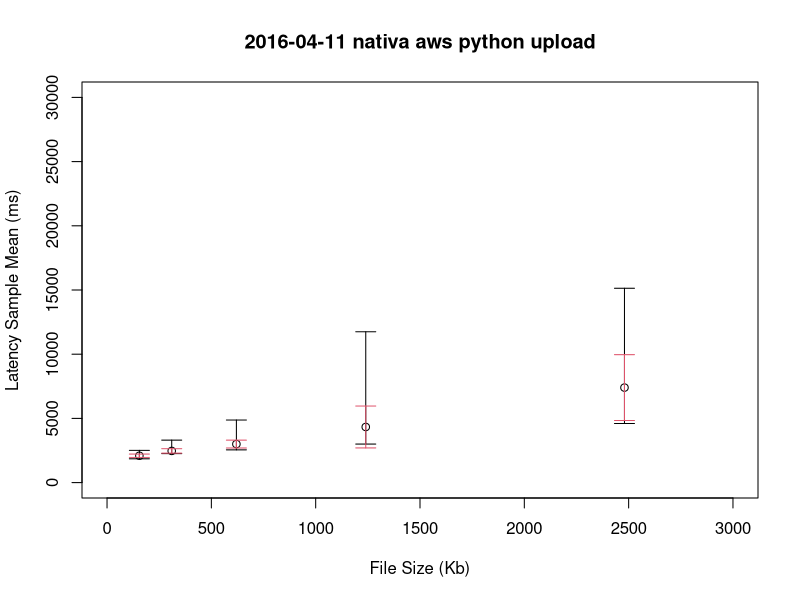
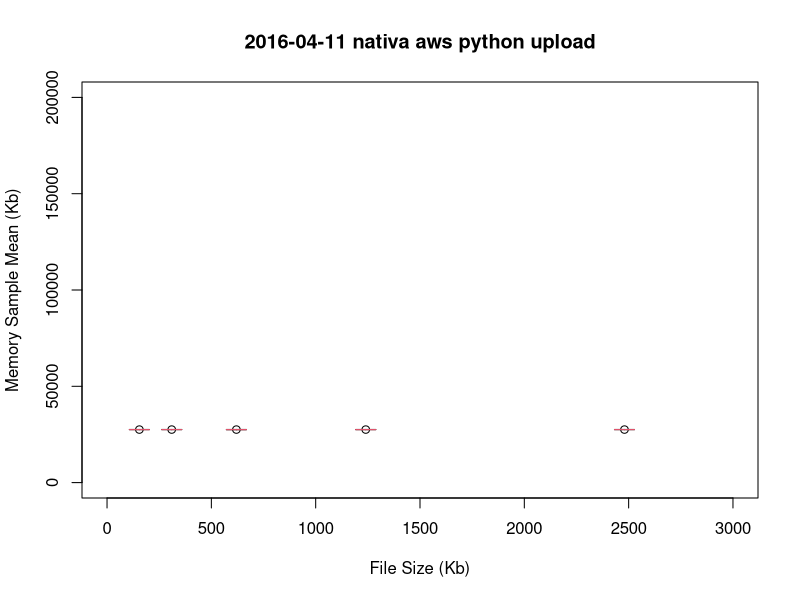
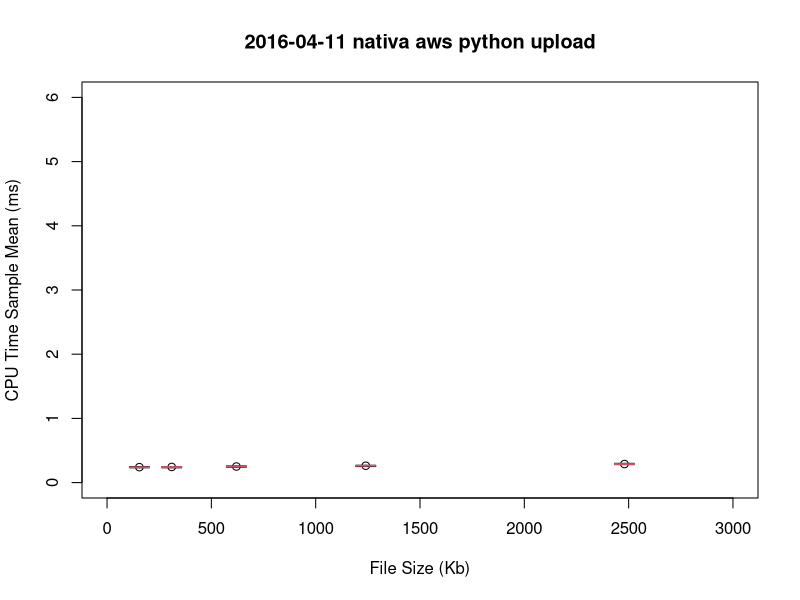
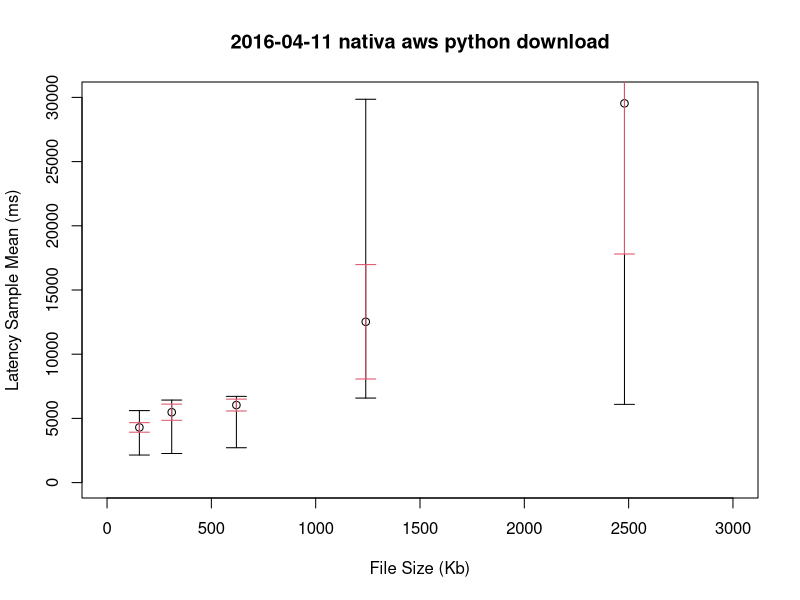
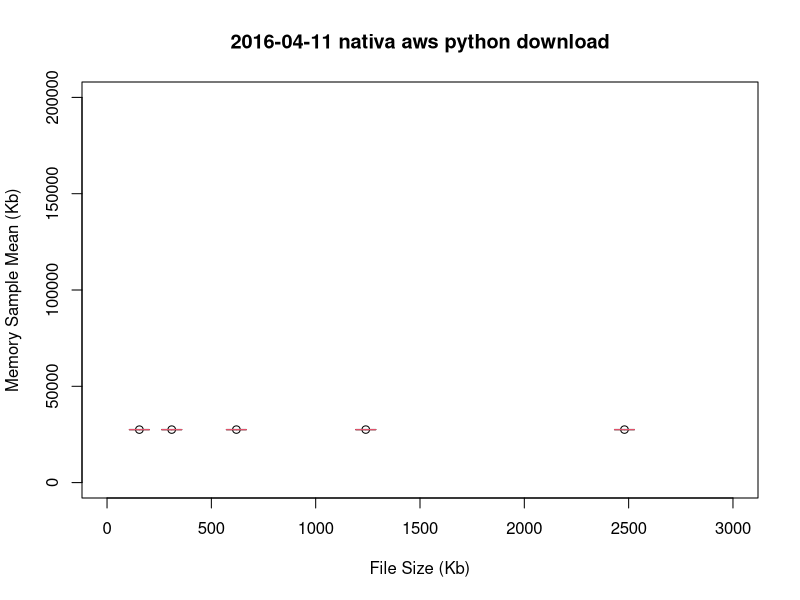
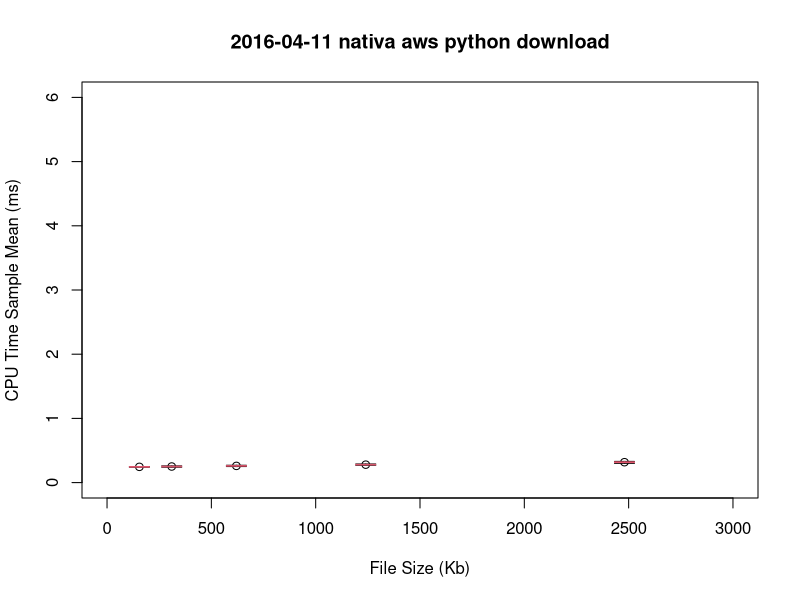
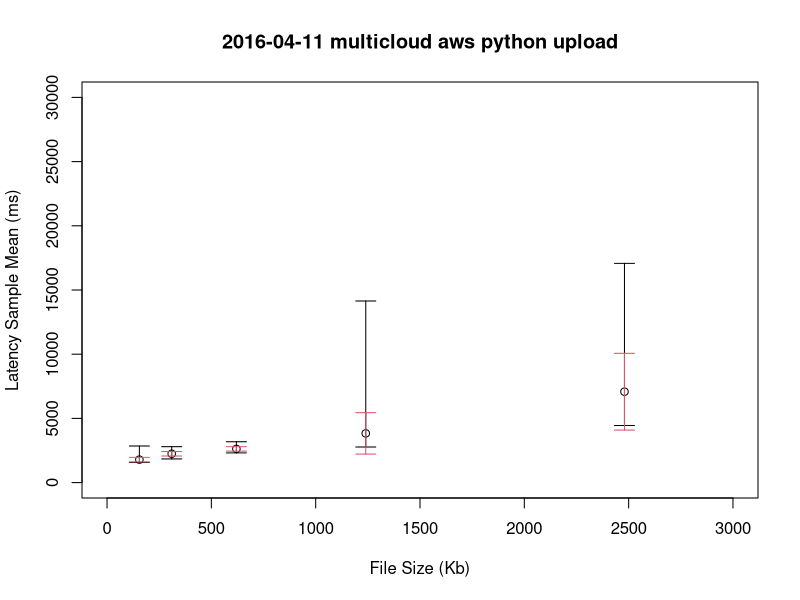
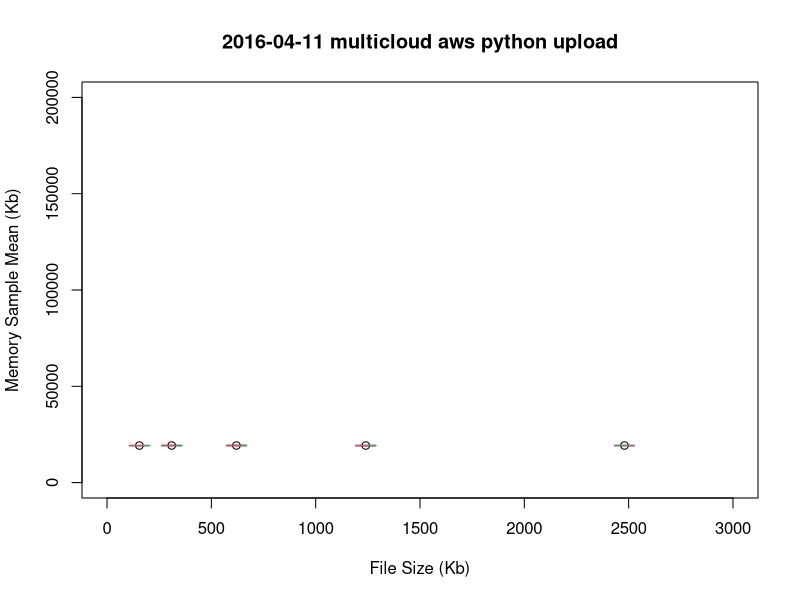

Reproduce these figures in R, in order.
obterValor <- function(sample, type, day, api, platform, language, activity, filesize){
	if(sample == "latency"){
		switch(type,
			mean = mean(dataset$LATENCY[dataset$DAY==day & dataset$API==api & dataset$PLATFORM==platform & dataset$LANGUAGE==language & dataset$ACTIVITY==activity & dataset$FILESIZE==filesize]),
			max = max(dataset$LATENCY[dataset$DAY==day & dataset$API==api & dataset$PLATFORM==platform & dataset$LANGUAGE==language & dataset$ACTIVITY==activity & dataset$FILESIZE==filesize]),
			min = min(dataset$LATENCY[dataset$DAY==day & dataset$API==api & dataset$PLATFORM==platform & dataset$LANGUAGE==language & dataset$ACTIVITY==activity & dataset$FILESIZE==filesize]),
			sd = sd(dataset$LATENCY[dataset$DAY==day & dataset$API==api & dataset$PLATFORM==platform & dataset$LANGUAGE==language & dataset$ACTIVITY==activity & dataset$FILESIZE==filesize])
		)
	} else if (sample == "memory"){
		switch(type,
			mean = mean(dataset$MEMORY[dataset$DAY==day & dataset$API==api & dataset$PLATFORM==platform & dataset$LANGUAGE==language & dataset$ACTIVITY==activity & dataset$FILESIZE==filesize]),
			max = max(dataset$MEMORY[dataset$DAY==day & dataset$API==api & dataset$PLATFORM==platform & dataset$LANGUAGE==language & dataset$ACTIVITY==activity & dataset$FILESIZE==filesize]),
			min = min(dataset$MEMORY[dataset$DAY==day & dataset$API==api & dataset$PLATFORM==platform & dataset$LANGUAGE==language & dataset$ACTIVITY==activity & dataset$FILESIZE==filesize]),
			sd = sd(dataset$MEMORY[dataset$DAY==day & dataset$API==api & dataset$PLATFORM==platform & dataset$LANGUAGE==language & dataset$ACTIVITY==activity & dataset$FILESIZE==filesize])
		)
	} else if (sample == "cputime"){
		switch(type,
			mean = mean(dataset$CPUTIME[dataset$DAY==day & dataset$API==api & dataset$PLATFORM==platform & dataset$LANGUAGE==language & dataset$ACTIVITY==activity & dataset$FILESIZE==filesize]),
			max = max(dataset$CPUTIME[dataset$DAY==day & dataset$API==api & dataset$PLATFORM==platform & dataset$LANGUAGE==language & dataset$ACTIVITY==activity & dataset$FILESIZE==filesize]),
			min = min(dataset$CPUTIME[dataset$DAY==day & dataset$API==api & dataset$PLATFORM==platform & dataset$LANGUAGE==language & dataset$ACTIVITY==activity & dataset$FILESIZE==filesize]),
			sd = sd(dataset$CPUTIME[dataset$DAY==day & dataset$API==api & dataset$PLATFORM==platform & dataset$LANGUAGE==language & dataset$ACTIVITY==activity & dataset$FILESIZE==filesize])
		)
	}
}

imprimirLatencia <- function (day, api, platform, language, activity){
	y <- c(
		obterValor("latency", "mean", day, api, platform, language, activity, "155"),
		obterValor("latency", "mean", day, api, platform, language, activity, "310"),
		obterValor("latency", "mean", day, api, platform, language, activity, "620"),
		obterValor("latency", "mean", day, api, platform, language, activity, "1240"),
		obterValor("latency", "mean", day, api, platform, language, activity, "2480")
		)
	x <- c(155, 310, 620, 1240, 2480)
	plot (x, y, ylim=c(0, 30000), xlim=c(0, 3000), xlab="File Size (Kb)", ylab="Latency Sample Mean (ms)", main=paste(day, api, platform, language, activity))

	# Barras de erro com valor máximo e mínimo #
	yHigh <- c(
		obterValor("latency", "max", day, api, platform, language, activity, "155"),
		obterValor("latency", "max", day, api, platform, language, activity, "310"),
		obterValor("latency", "max", day, api, platform, language, activity, "620"),
		obterValor("latency", "max", day, api, platform, language, activity, "1240"),
		obterValor("latency", "max", day, api, platform, language, activity, "2480")
		)
	yLow <- c(
		obterValor("latency", "min", day, api, platform, language, activity, "155"),
		obterValor("latency", "min", day, api, platform, language, activity, "310"),
		obterValor("latency", "min", day, api, platform, language, activity, "620"),
		obterValor("latency", "min", day, api, platform, language, activity, "1240"),
		obterValor("latency", "min", day, api, platform, language, activity, "2480")
		)
	arrows(x, yHigh, x, yLow, col=1, angle=90, length=0.1, code=3)

	# Barras de erro com o desvio padrão #
	yHigh <- c(
		obterValor("latency", "sd", day, api, platform, language, activity, "155"),
		obterValor("latency", "sd", day, api, platform, language, activity, "310"),
		obterValor("latency", "sd", day, api, platform, language, activity, "620"),
		obterValor("latency", "sd", day, api, platform, language, activity, "1240"),
		obterValor("latency", "sd", day, api, platform, language, activity, "2480")
		)
	yLow <- c(
		obterValor("latency", "sd", day, api, platform, language, activity, "155"),
		obterValor("latency", "sd", day, api, platform, language, activity, "310"),
		obterValor("latency", "sd", day, api, platform, language, activity, "620"),
		obterValor("latency", "sd", day, api, platform, language, activity, "1240"),
		obterValor("latency", "sd", day, api, platform, language, activity, "2480")
		)
	arrows(x, y+yHigh, x, y-yLow, col=2, angle=90, length=0.1, code=3)
}

imprimirRAM <- function (day, api, platform, language, activity){
	y <- c(
		obterValor("memory", "mean", day, api, platform, language, activity, "155"),
		obterValor("memory", "mean", day, api, platform, language, activity, "310"),
		obterValor("memory", "mean", day, api, platform, language, activity, "620"),
		obterValor("memory", "mean", day, api, platform, language, activity, "1240"),
		obterValor("memory", "mean", day, api, platform, language, activity, "2480")
		)
	x <- c(155, 310, 620, 1240, 2480)
	plot (x, y, ylim=c(0, 200000), xlim=c(0, 3000), xlab="File Size (Kb)", ylab="Memory Sample Mean (Kb)", main=paste(day, api, platform, language, activity))

	# Barras de erro com valor máximo e mínimo #
	yHigh <- c(
		obterValor("memory", "max", day, api, platform, language, activity, "155"),
		obterValor("memory", "max", day, api, platform, language, activity, "310"),
		obterValor("memory", "max", day, api, platform, language, activity, "620"),
		obterValor("memory", "max", day, api, platform, language, activity, "1240"),
		obterValor("memory", "max", day, api, platform, language, activity, "2480")
		)
	yLow <- c(
		obterValor("memory", "min", day, api, platform, language, activity, "155"),
		obterValor("memory", "min", day, api, platform, language, activity, "310"),
		obterValor("memory", "min", day, api, platform, language, activity, "620"),
		obterValor("memory", "min", day, api, platform, language, activity, "1240"),
		obterValor("memory", "min", day, api, platform, language, activity, "2480")
		)
	arrows(x, yHigh, x, yLow, col=1, angle=90, length=0.1, code=3)

	# Barras de erro com o desvio padrão #
	yHigh <- c(
		obterValor("memory", "sd", day, api, platform, language, activity, "155"),
		obterValor("memory", "sd", day, api, platform, language, activity, "310"),
		obterValor("memory", "sd", day, api, platform, language, activity, "620"),
		obterValor("memory", "sd", day, api, platform, language, activity, "1240"),
		obterValor("memory", "sd", day, api, platform, language, activity, "2480")
		)
	yLow <- c(
		obterValor("memory", "sd", day, api, platform, language, activity, "155"),
		obterValor("memory", "sd", day, api, platform, language, activity, "310"),
		obterValor("memory", "sd", day, api, platform, language, activity, "620"),
		obterValor("memory", "sd", day, api, platform, language, activity, "1240"),
		obterValor("memory", "sd", day, api, platform, language, activity, "2480")
		)
	arrows(x, y+yHigh, x, y-yLow, col=2, angle=90, length=0.1, code=3)
}

imprimirCPU <- function (day, api, platform, language, activity){
	y <- c(
		obterValor("cputime", "mean", day, api, platform, language, activity, "155"),
		obterValor("cputime", "mean", day, api, platform, language, activity, "310"),
		obterValor("cputime", "mean", day, api, platform, language, activity, "620"),
		obterValor("cputime", "mean", day, api, platform, language, activity, "1240"),
		obterValor("cputime", "mean", day, api, platform, language, activity, "2480")
		)
	x <- c(155, 310, 620, 1240, 2480)
	plot (x, y, ylim=c(0, 6), xlim=c(0, 3000), xlab="File Size (Kb)", ylab="CPU Time Sample Mean (ms)", main=paste(day, api, platform, language, activity))

	# Barras de erro com valor máximo e mínimo #
	yHigh <- c(
		obterValor("cputime", "max", day, api, platform, language, activity, "155"),
		obterValor("cputime", "max", day, api, platform, language, activity, "310"),
		obterValor("cputime", "max", day, api, platform, language, activity, "620"),
		obterValor("cputime", "max", day, api, platform, language, activity, "1240"),
		obterValor("cputime", "max", day, api, platform, language, activity, "2480")
		)
	yLow <- c(
		obterValor("cputime", "min", day, api, platform, language, activity, "155"),
		obterValor("cputime", "min", day, api, platform, language, activity, "310"),
		obterValor("cputime", "min", day, api, platform, language, activity, "620"),
		obterValor("cputime", "min", day, api, platform, language, activity, "1240"),
		obterValor("cputime", "min", day, api, platform, language, activity, "2480")
		)
	arrows(x, yHigh, x, yLow, col=1, angle=90, length=0.1, code=3)

	# Barras de erro com o desvio padrão #
	yHigh <- c(
		obterValor("cputime", "sd", day, api, platform, language, activity, "155"),
		obterValor("cputime", "sd", day, api, platform, language, activity, "310"),
		obterValor("cputime", "sd", day, api, platform, language, activity, "620"),
		obterValor("cputime", "sd", day, api, platform, language, activity, "1240"),
		obterValor("cputime", "sd", day, api, platform, language, activity, "2480")
		)
	yLow <- c(
		obterValor("cputime", "sd", day, api, platform, language, activity, "155"),
		obterValor("cputime", "sd", day, api, platform, language, activity, "310"),
		obterValor("cputime", "sd", day, api, platform, language, activity, "620"),
		obterValor("cputime", "sd", day, api, platform, language, activity, "1240"),
		obterValor("cputime", "sd", day, api, platform, language, activity, "2480")
		)
	arrows(x, y+yHigh, x, y-yLow, col=2, angle=90, length=0.1, code=3)
}

dataset <- read.csv2("queryFULL.csv", header=TRUE, sep=",", dec=".")

dates = c("2016-04-11", "2016-04-12", "2016-04-13", "2016-04-14", "2016-04-15")
apis = c("nativa", "multicloud")
platforms = c("aws")
languages = c("python")
activities = c("upload", "download")
for (date in dates){
	for (api in apis){
		for (platform in platforms){
			for (language in languages){
				for (activity in activities){
					#par (mfrow=c(2, 2))
					imprimirLatencia(date, api, platform, language, activity)
					imprimirRAM(date, api, platform, language, activity)
					imprimirCPU(date, api, platform, language, activity)
				}
			}
		}
	}
}